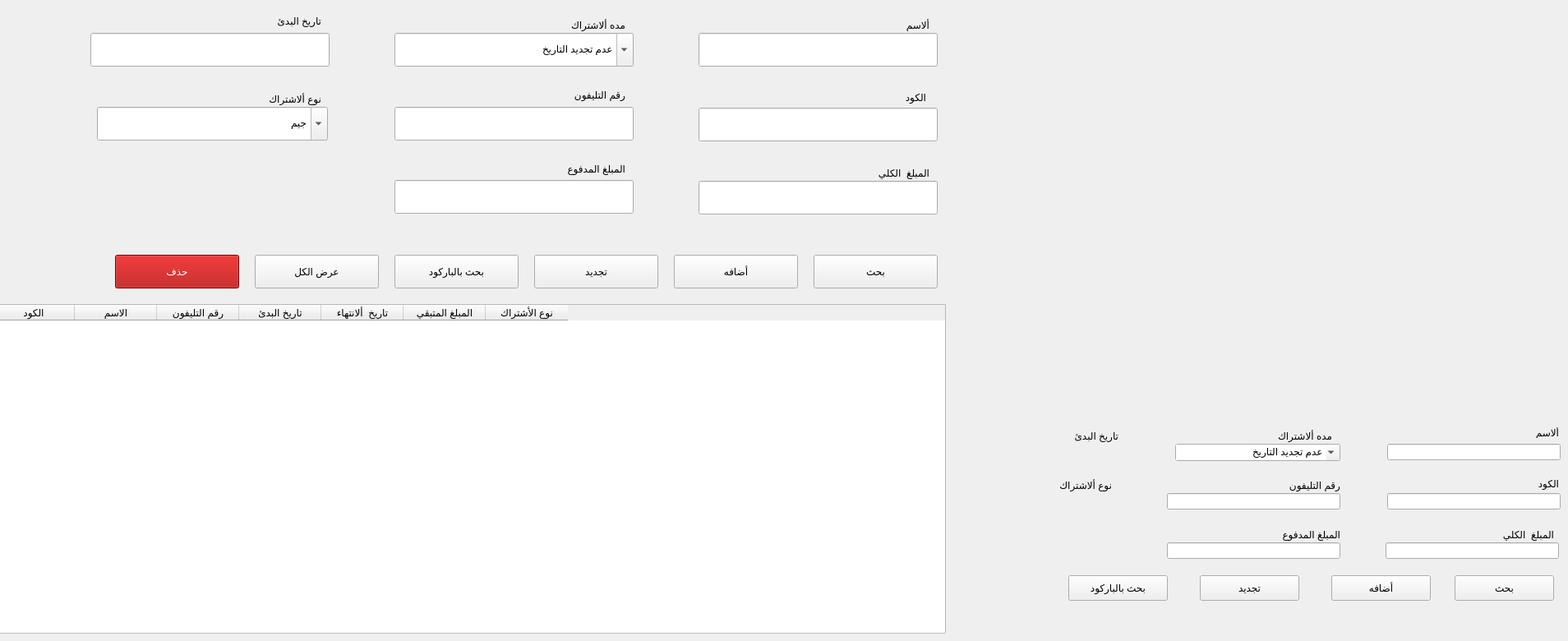
     <widget class="QWidget" name="men_gym_2">
      <attribute name="title">
       <string>جيم رجال</string>
      </attribute>
      <widget class="QLabel" name="label_14">
       <property name="geometry">
        <rect>
         <x>1540</x>
         <y>640</y>
         <width>91</width>
         <height>21</height>
        </rect>
       </property>
       <property name="text">
        <string>المبلغ المدفوع</string>
       </property>
      </widget>
      <widget class="QLineEdit" name="lineEdit_12">
       <property name="geometry">
        <rect>
         <x>1688</x>
         <y>540</y>
         <width>211</width>
         <height>20</height>
        </rect>
       </property>
       <property name="styleSheet">
        <string notr="true">font: 10pt &quot;MS Shell Dlg 2&quot;;</string>
       </property>
      </widget>
      <widget class="QPushButton" name="pushButton_15">
       <property name="geometry">
        <rect>
         <x>1460</x>
         <y>700</y>
         <width>121</width>
         <height>31</height>
        </rect>
       </property>
       <property name="styleSheet">
        <string notr="true"/>
       </property>
       <property name="text">
        <string>تجديد</string>
       </property>
      </widget>
      <widget class="QLabel" name="label_16">
       <property name="geometry">
        <rect>
         <x>1530</x>
         <y>520</y>
         <width>91</width>
         <height>20</height>
        </rect>
       </property>
       <property name="text">
        <string>مده ألاشتراك </string>
       </property>
      </widget>
      <widget class="QLineEdit" name="lineEdit_11">
       <property name="geometry">
        <rect>
         <x>1688</x>
         <y>600</y>
         <width>211</width>
         <height>20</height>
        </rect>
       </property>
       <property name="text">
        <string/>
       </property>
       <property name="frame">
        <bool>true</bool>
       </property>
      </widget>
      <widget class="QLabel" name="label_15">
       <property name="geometry">
        <rect>
         <x>1810</x>
         <y>640</y>
         <width>81</width>
         <height>21</height>
        </rect>
       </property>
       <property name="text">
        <string>المبلغ  الكلي</string>
       </property>
      </widget>
      <widget class="QPushButton" name="pushButton_17">
       <property name="geometry">
        <rect>
         <x>1300</x>
         <y>700</y>
         <width>121</width>
         <height>31</height>
        </rect>
       </property>
       <property name="styleSheet">
        <string notr="true"/>
       </property>
       <property name="text">
        <string>بحث بالباركود</string>
       </property>
      </widget>
      <widget class="QPushButton" name="pushButton_16">
       <property name="geometry">
        <rect>
         <x>1620</x>
         <y>700</y>
         <width>121</width>
         <height>31</height>
        </rect>
       </property>
       <property name="styleSheet">
        <string notr="true"/>
       </property>
       <property name="text">
        <string>أضافه</string>
       </property>
      </widget>
      <widget class="QLineEdit" name="lineEdit_10">
       <property name="geometry">
        <rect>
         <x>1686</x>
         <y>660</y>
         <width>211</width>
         <height>20</height>
        </rect>
       </property>
       <property name="text">
        <string/>
       </property>
       <property name="frame">
        <bool>true</bool>
       </property>
      </widget>
      <widget class="QLineEdit" name="lineEdit_14">
       <property name="geometry">
        <rect>
         <x>1420</x>
         <y>600</y>
         <width>211</width>
         <height>20</height>
        </rect>
       </property>
       <property name="text">
        <string/>
       </property>
       <property name="frame">
        <bool>true</bool>
       </property>
      </widget>
      <widget class="QPushButton" name="pushButton_14">
       <property name="geometry">
        <rect>
         <x>1770</x>
         <y>700</y>
         <width>121</width>
         <height>31</height>
        </rect>
       </property>
       <property name="styleSheet">
        <string notr="true"/>
       </property>
       <property name="text">
        <string>بحث</string>
       </property>
      </widget>
      <widget class="QLabel" name="label_17">
       <property name="geometry">
        <rect>
         <x>1850</x>
         <y>520</y>
         <width>47</width>
         <height>13</height>
        </rect>
       </property>
       <property name="text">
        <string>ألاسم</string>
       </property>
      </widget>
      <widget class="QLabel" name="label_13">
       <property name="geometry">
        <rect>
         <x>1850</x>
         <y>580</y>
         <width>47</width>
         <height>16</height>
        </rect>
       </property>
       <property name="text">
        <string>الكود</string>
       </property>
      </widget>
      <widget class="QLabel" name="label_46">
       <property name="geometry">
        <rect>
         <x>1270</x>
         <y>520</y>
         <width>91</width>
         <height>21</height>
        </rect>
       </property>
       <property name="text">
        <string>تاريخ البدئ</string>
       </property>
      </widget>
      <widget class="QLabel" name="label_18">
       <property name="geometry">
        <rect>
         <x>1540</x>
         <y>580</y>
         <width>91</width>
         <height>21</height>
        </rect>
       </property>
       <property name="text">
        <string>رقم التليفون</string>
       </property>
      </widget>
      <widget class="QLineEdit" name="lineEdit_13">
       <property name="geometry">
        <rect>
         <x>1420</x>
         <y>660</y>
         <width>211</width>
         <height>20</height>
        </rect>
       </property>
       <property name="text">
        <string/>
       </property>
       <property name="frame">
        <bool>true</bool>
       </property>
      </widget>
      <widget class="QComboBox" name="comboBox">
       <property name="geometry">
        <rect>
         <x>1430</x>
         <y>540</y>
         <width>201</width>
         <height>21</height>
        </rect>
       </property>
       <property name="mouseTracking">
        <bool>false</bool>
       </property>
       <property name="layoutDirection">
        <enum>Qt::LeftToRight</enum>
       </property>
       <property name="autoFillBackground">
        <bool>false</bool>
       </property>
       <property name="styleSheet">
        <string notr="true">font-size:12px;

	padding:0px 0px;
	text-decoration:none;
	text-shadow:0px 1px 0px #ffffff;
    text-align: center;</string>
       </property>
       <property name="editable">
        <bool>true</bool>
       </property>
       <item>
        <property name="text">
         <string>عدم تجديد التاريخ</string>
        </property>
       </item>
       <item>
        <property name="text">
         <string>أشتراك شهري</string>
        </property>
       </item>
       <item>
        <property name="text">
         <string>أشتراك 3 شهور</string>
        </property>
       </item>
       <item>
        <property name="text">
         <string>أشتراك نصف سنوي </string>
        </property>
       </item>
       <item>
        <property name="text">
         <string>أشتراك سنوي</string>
        </property>
       </item>
      </widget>
      <widget class="QLabel" name="label_19">
       <property name="geometry">
        <rect>
         <x>1262</x>
         <y>580</y>
         <width>91</width>
         <height>20</height>
        </rect>
       </property>
       <property name="text">
        <string>نوع ألاشتراك </string>
       </property>
      </widget>
      <widget class="QTableWidget" name="members_table_Men_2">
       <property name="geometry">
        <rect>
         <x>-10</x>
         <y>370</y>
         <width>1161</width>
         <height>401</height>
        </rect>
       </property>
       <property name="styleSheet">
        <string notr="true"/>
       </property>
       <property name="sizeAdjustPolicy">
        <enum>QAbstractScrollArea::AdjustToContents</enum>
       </property>
       <property name="verticalScrollMode">
        <enum>QAbstractItemView::ScrollPerPixel</enum>
       </property>
       <property name="horizontalScrollMode">
        <enum>QAbstractItemView::ScrollPerPixel</enum>
       </property>
       <column>
        <property name="text">
         <string>الكود</string>
        </property>
       </column>
       <column>
        <property name="text">
         <string>الاسم</string>
        </property>
       </column>
       <column>
        <property name="text">
         <string>رقم التليفون</string>
        </property>
       </column>
       <column>
        <property name="text">
         <string>تاريخ البدئ</string>
        </property>
       </column>
       <column>
        <property name="text">
         <string>تاريخ  ألانتهاء</string>
        </property>
       </column>
       <column>
        <property name="text">
         <string>المبلغ المتبقي</string>
        </property>
       </column>
       <column>
        <property name="text">
         <string>نوع الأشتراك</string>
        </property>
       </column>
      </widget>
      <widget class="QLabel" name="label_10">
       <property name="geometry">
        <rect>
         <x>0</x>
         <y>-30</y>
         <width>1161</width>
         <height>401</height>
        </rect>
       </property>
       <property name="text">
        <string/>
       </property>
       <property name="pixmap">
        <pixmap resource="icons.qrc">:/newPrefix/icons/062f7696361385309c262b0a3cd1db5a.jpg</pixmap>
       </property>
       <property name="scaledContents">
        <bool>true</bool>
       </property>
      </widget>
      <widget class="QLabel" name="label_47">
       <property name="geometry">
        <rect>
         <x>1080</x>
         <y>20</y>
         <width>51</width>
         <height>20</height>
        </rect>
       </property>
       <property name="text">
        <string>ألاسم</string>
       </property>
      </widget>
      <widget class="QLabel" name="label_45">
       <property name="geometry">
        <rect>
         <x>300</x>
         <y>110</y>
         <width>91</width>
         <height>20</height>
        </rect>
       </property>
       <property name="text">
        <string>نوع ألاشتراك </string>
       </property>
      </widget>
      <widget class="QLabel" name="label_28">
       <property name="geometry">
        <rect>
         <x>670</x>
         <y>190</y>
         <width>91</width>
         <height>31</height>
        </rect>
       </property>
       <property name="text">
        <string>المبلغ المدفوع</string>
       </property>
      </widget>
      <widget class="QLineEdit" name="subscription_men_paid_LINE">
       <property name="geometry">
        <rect>
         <x>480</x>
         <y>219</y>
         <width>291</width>
         <height>41</height>
        </rect>
       </property>
       <property name="styleSheet">
        <string notr="true"/>
       </property>
       <property name="text">
        <string/>
       </property>
      </widget>
      <widget class="QLineEdit" name="subscription_men_startdate_LINE">
       <property name="geometry">
        <rect>
         <x>110</x>
         <y>40</y>
         <width>291</width>
         <height>41</height>
        </rect>
       </property>
       <property name="styleSheet">
        <string notr="true"/>
       </property>
       <property name="text">
        <string/>
       </property>
      </widget>
      <widget class="QLabel" name="label_49">
       <property name="geometry">
        <rect>
         <x>670</x>
         <y>100</y>
         <width>91</width>
         <height>31</height>
        </rect>
       </property>
       <property name="text">
        <string>رقم التليفون</string>
       </property>
      </widget>
      <widget class="QPushButton" name="subscription_men_update_btn">
       <property name="geometry">
        <rect>
         <x>650</x>
         <y>310</y>
         <width>151</width>
         <height>41</height>
        </rect>
       </property>
       <property name="styleSheet">
        <string notr="true"/>
       </property>
       <property name="text">
        <string>تجديد</string>
       </property>
      </widget>
      <widget class="QLineEdit" name="subscription_tab_men_code_LINE">
       <property name="geometry">
        <rect>
         <x>850</x>
         <y>131</y>
         <width>291</width>
         <height>41</height>
        </rect>
       </property>
       <property name="styleSheet">
        <string notr="true"/>
       </property>
       <property name="text">
        <string/>
       </property>
      </widget>
      <widget class="QPushButton" name="subscription_men_barcode_search_btn">
       <property name="geometry">
        <rect>
         <x>480</x>
         <y>310</y>
         <width>151</width>
         <height>41</height>
        </rect>
       </property>
       <property name="styleSheet">
        <string notr="true"/>
       </property>
       <property name="text">
        <string>بحث بالباركود</string>
       </property>
      </widget>
      <widget class="QComboBox" name="subscription_men_suptime_combobox">
       <property name="geometry">
        <rect>
         <x>480</x>
         <y>40</y>
         <width>291</width>
         <height>41</height>
        </rect>
       </property>
       <property name="mouseTracking">
        <bool>false</bool>
       </property>
       <property name="layoutDirection">
        <enum>Qt::LeftToRight</enum>
       </property>
       <property name="autoFillBackground">
        <bool>false</bool>
       </property>
       <property name="styleSheet">
        <string notr="true"/>
       </property>
       <property name="editable">
        <bool>true</bool>
       </property>
       <item>
        <property name="text">
         <string>عدم تجديد التاريخ</string>
        </property>
       </item>
       <item>
        <property name="text">
         <string>أشتراك شهري</string>
        </property>
       </item>
       <item>
        <property name="text">
         <string>أشتراك 3 شهور</string>
        </property>
       </item>
       <item>
        <property name="text">
         <string>أشتراك نص سنه</string>
        </property>
       </item>
       <item>
        <property name="text">
         <string>أشتراك سنوي</string>
        </property>
       </item>
      </widget>
      <widget class="QPushButton" name="subscription_men_add_btn">
       <property name="geometry">
        <rect>
         <x>820</x>
         <y>310</y>
         <width>151</width>
         <height>41</height>
        </rect>
       </property>
       <property name="styleSheet">
        <string notr="true"/>
       </property>
       <property name="text">
        <string>أضافه</string>
       </property>
      </widget>
      <widget class="QPushButton" name="subscription_men_search_btn">
       <property name="geometry">
        <rect>
         <x>990</x>
         <y>310</y>
         <width>151</width>
         <height>41</height>
        </rect>
       </property>
       <property name="styleSheet">
        <string notr="true"/>
       </property>
       <property name="text">
        <string>بحث</string>
       </property>
      </widget>
      <widget class="QComboBox" name="subscription_men_suptype_combobox">
       <property name="geometry">
        <rect>
         <x>118</x>
         <y>130</y>
         <width>281</width>
         <height>41</height>
        </rect>
       </property>
       <property name="mouseTracking">
        <bool>false</bool>
       </property>
       <property name="layoutDirection">
        <enum>Qt::LeftToRight</enum>
       </property>
       <property name="autoFillBackground">
        <bool>false</bool>
       </property>
       <property name="styleSheet">
        <string notr="true"/>
       </property>
       <property name="editable">
        <bool>true</bool>
       </property>
       <item>
        <property name="text">
         <string>جيم</string>
        </property>
       </item>
       <item>
        <property name="text">
         <string>جيم وتخسيس</string>
        </property>
       </item>
       <item>
        <property name="text">
         <string>تخسيس</string>
        </property>
       </item>
      </widget>
      <widget class="QLabel" name="label_50">
       <property name="geometry">
        <rect>
         <x>670</x>
         <y>20</y>
         <width>91</width>
         <height>20</height>
        </rect>
       </property>
       <property name="text">
        <string>مده ألاشتراك </string>
       </property>
      </widget>
      <widget class="QLineEdit" name="subscription_men_total_moaney_LINE">
       <property name="geometry">
        <rect>
         <x>850</x>
         <y>220</y>
         <width>291</width>
         <height>41</height>
        </rect>
       </property>
       <property name="styleSheet">
        <string notr="true"/>
       </property>
       <property name="text">
        <string/>
       </property>
      </widget>
      <widget class="QLabel" name="label_29">
       <property name="geometry">
        <rect>
         <x>1080</x>
         <y>110</y>
         <width>47</width>
         <height>16</height>
        </rect>
       </property>
       <property name="text">
        <string>الكود</string>
       </property>
      </widget>
      <widget class="QLabel" name="label_48">
       <property name="geometry">
        <rect>
         <x>1040</x>
         <y>200</y>
         <width>91</width>
         <height>21</height>
        </rect>
       </property>
       <property name="text">
        <string>المبلغ  الكلي</string>
       </property>
      </widget>
      <widget class="QLineEdit" name="subscription_men_phone_LINE">
       <property name="geometry">
        <rect>
         <x>480</x>
         <y>130</y>
         <width>291</width>
         <height>41</height>
        </rect>
       </property>
       <property name="styleSheet">
        <string notr="true"/>
       </property>
       <property name="text">
        <string/>
       </property>
      </widget>
      <widget class="QPushButton" name="subscription_men_sahowall_btn">
       <property name="geometry">
        <rect>
         <x>310</x>
         <y>310</y>
         <width>151</width>
         <height>41</height>
        </rect>
       </property>
       <property name="styleSheet">
        <string notr="true"/>
       </property>
       <property name="text">
        <string>عرض الكل</string>
       </property>
      </widget>
      <widget class="QLabel" name="label_51">
       <property name="geometry">
        <rect>
         <x>300</x>
         <y>10</y>
         <width>91</width>
         <height>31</height>
        </rect>
       </property>
       <property name="text">
        <string>تاريخ البدئ</string>
       </property>
      </widget>
      <widget class="QPushButton" name="subscription_men_Delete_btn">
       <property name="geometry">
        <rect>
         <x>140</x>
         <y>310</y>
         <width>151</width>
         <height>41</height>
        </rect>
       </property>
       <property name="styleSheet">
        <string notr="true">.QPushButton{background-color: rgb(170, 0, 0);
color: rgb(255, 255, 255);
}

.QPushButton:hover {
	background:linear-gradient(to bottom, #ccc2a6 5%, #eae0c2 100%);
	
		
	background-color: rgb(38, 38, 38);
}</string>
       </property>
       <property name="text">
        <string>حذف</string>
       </property>
      </widget>
      <widget class="QLineEdit" name="subscription_tab_men_Name_LINE">
       <property name="geometry">
        <rect>
         <x>850</x>
         <y>40</y>
         <width>291</width>
         <height>41</height>
        </rect>
       </property>
       <property name="styleSheet">
        <string notr="true"/>
       </property>
       <property name="text">
        <string/>
       </property>
      </widget>
     </widget>
